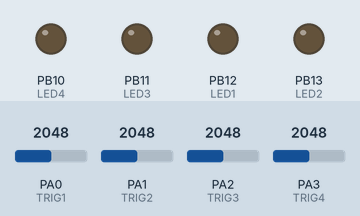
This sketch was run on a simulated STM32 Blue Pill. Parts: output pins drawn as LEDs (lit = HIGH). Inputs (shaded band) come from the test bench; at power-on: PA0 (TRIG1) = 2048, PA1 (TRIG2) = 2048, PA2 (TRIG3) = 2048, PA3 (TRIG4) = 2048.

Above: at 1.2 s.
1.3 s: PA0 (TRIG1) set to 864
2.8 s: PA0 (TRIG1) set to 770
At 3.6 s:
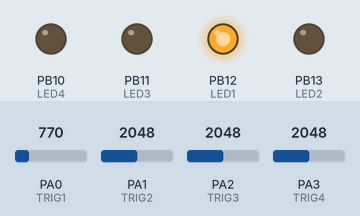
4.3 s: PA1 (TRIG2) set to 890
5.8 s: PA1 (TRIG2) set to 775
At 7.0 s:
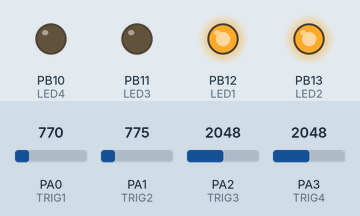
7.3 s: PA2 (TRIG3) set to 873
8.8 s: PA2 (TRIG3) set to 788
At 9.4 s:
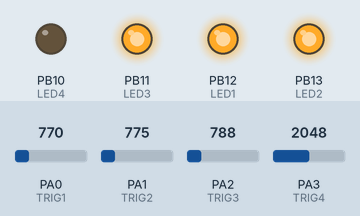
Timing chart, 0 to 11.3 s (numbered marks = the images above; inputs shaded):
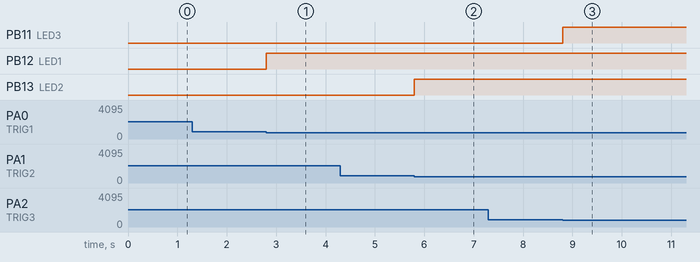

Measured:
- the behaviour switches between 824 and 823 on PA0 (TRIG1) (found by bisection; images 0 and 1)
- the behaviour switches between 824 and 823 on PA1 (TRIG2) (found by bisection; images 1 and 2)
- the behaviour switches between 824 and 823 on PA2 (TRIG3) (found by bisection; images 2 and 3)
- after the input at 1.3 s, every drawn part: stays the same
- after the input at 2.8 s, PB12 (LED1): LOW → HIGH at once
- after the input at 4.3 s, every drawn part: stays the same
- after the input at 5.8 s, PB13 (LED2): LOW → HIGH at once
- after the input at 7.3 s, every drawn part: stays the same
- after the input at 8.8 s, PB11 (LED3): LOW → HIGH at once

The sketch:

_017_VcPinTest.ino
```cpp
/*
  read the VC-inputs and turn on led if value > TRIGGERLEVEL

  The blink time is implemented with the help of software timers.

  Klopfer Percusive Controller

  May 2017, ChrisMicro

*/

#define TRIGGERLEVEL 200

#define TRIG1 PA0
#define TRIG2 PA1
#define TRIG3 PA2
#define TRIG4 PA3

#define LED1 PB12
#define LED2 PB13
#define LED3 PB11
#define LED4 PB10

void setup()
{
  pinMode(LED1, OUTPUT);
  pinMode(LED2, OUTPUT);
  pinMode(LED3, OUTPUT);
  pinMode(LED4, OUTPUT);

  pinMode(TRIG1, INPUT_ANALOG);
  pinMode(TRIG2, INPUT_ANALOG);
  pinMode(TRIG3, INPUT_ANALOG);
  pinMode(TRIG4, INPUT_ANALOG);
}

void loop()
{
  int v1;
  int v2;
  int v3;
  int v4;

  v1 = map(analogRead( TRIG1 ), 0, 4095, 0, 1000); // map analog range 0..4094 to values 20..1000
  v2 = map(analogRead( TRIG2 ), 0, 4095, 0, 1000);
  v3 = map(analogRead( TRIG3 ), 0, 4095, 0, 1000);
  v4 = map(analogRead( TRIG4 ), 0, 4095, 0, 1000);

  if( v1 > TRIGGERLEVEL ) digitalWrite(LED1,0);
  else digitalWrite(LED1,1);

  if( v2 >TRIGGERLEVEL ) digitalWrite(LED2,0);
  else digitalWrite(LED2,1);

  if( v3 > TRIGGERLEVEL ) digitalWrite(LED3,0);
  else digitalWrite(LED3,1);

  if( v4 > TRIGGERLEVEL ) digitalWrite(LED4,0);
  else digitalWrite(LED4,1);

}
```
